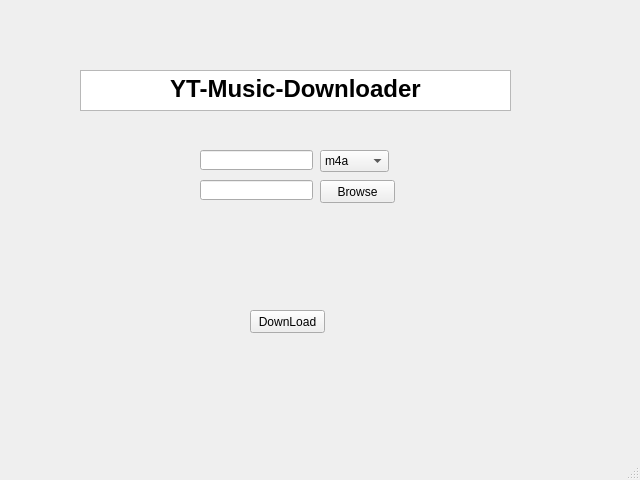
<?xml version="1.0" encoding="UTF-8"?>
<ui version="4.0">
 <class>MainWindow</class>
 <widget class="QMainWindow" name="MainWindow">
  <property name="geometry">
   <rect>
    <x>0</x>
    <y>0</y>
    <width>640</width>
    <height>480</height>
   </rect>
  </property>
  <property name="windowTitle">
   <string>MainWindow</string>
  </property>
  <widget class="QWidget" name="centralwidget">
   <widget class="QComboBox" name="file_type">
    <property name="geometry">
     <rect>
      <x>320</x>
      <y>150</y>
      <width>69</width>
      <height>22</height>
     </rect>
    </property>
    <item>
     <property name="text">
      <string>m4a</string>
     </property>
    </item>
    <item>
     <property name="text">
      <string>mp3</string>
     </property>
    </item>
   </widget>
   <widget class="QLineEdit" name="youtube_link">
    <property name="geometry">
     <rect>
      <x>200</x>
      <y>150</y>
      <width>113</width>
      <height>20</height>
     </rect>
    </property>
   </widget>
   <widget class="QLineEdit" name="folder_path">
    <property name="geometry">
     <rect>
      <x>200</x>
      <y>180</y>
      <width>113</width>
      <height>20</height>
     </rect>
    </property>
    <property name="inputMask">
     <string/>
    </property>
    <property name="text">
     <string/>
    </property>
   </widget>
   <widget class="QPushButton" name="Browse">
    <property name="geometry">
     <rect>
      <x>320</x>
      <y>180</y>
      <width>75</width>
      <height>23</height>
     </rect>
    </property>
    <property name="text">
     <string>Browse</string>
    </property>
   </widget>
   <widget class="QPushButton" name="download_button">
    <property name="geometry">
     <rect>
      <x>250</x>
      <y>310</y>
      <width>75</width>
      <height>23</height>
     </rect>
    </property>
    <property name="text">
     <string>DownLoad</string>
    </property>
   </widget>
   <widget class="QTextBrowser" name="Title">
    <property name="geometry">
     <rect>
      <x>80</x>
      <y>70</y>
      <width>431</width>
      <height>41</height>
     </rect>
    </property>
    <property name="html">
     <string>&lt;!DOCTYPE HTML PUBLIC &quot;-//W3C//DTD HTML 4.0//EN&quot; &quot;http://www.w3.org/TR/REC-html40/strict.dtd&quot;&gt;
&lt;html&gt;&lt;head&gt;&lt;meta name=&quot;qrichtext&quot; content=&quot;1&quot; /&gt;&lt;style type=&quot;text/css&quot;&gt;
p, li { white-space: pre-wrap; }
&lt;/style&gt;&lt;/head&gt;&lt;body style=&quot; font-family:'MS Shell Dlg 2'; font-size:8.25pt; font-weight:400; font-style:normal;&quot;&gt;
&lt;p align=&quot;center&quot; style=&quot; margin-top:0px; margin-bottom:0px; margin-left:0px; margin-right:0px; -qt-block-indent:0; text-indent:0px;&quot;&gt;&lt;span style=&quot; font-size:18pt; font-weight:600;&quot;&gt;YT-Music-Downloader&lt;/span&gt;&lt;/p&gt;&lt;/body&gt;&lt;/html&gt;</string>
    </property>
   </widget>
  </widget>
  <widget class="QMenuBar" name="menubar">
   <property name="geometry">
    <rect>
     <x>0</x>
     <y>0</y>
     <width>640</width>
     <height>21</height>
    </rect>
   </property>
  </widget>
  <widget class="QStatusBar" name="statusbar"/>
 </widget>
 <resources/>
 <connections/>
</ui>
